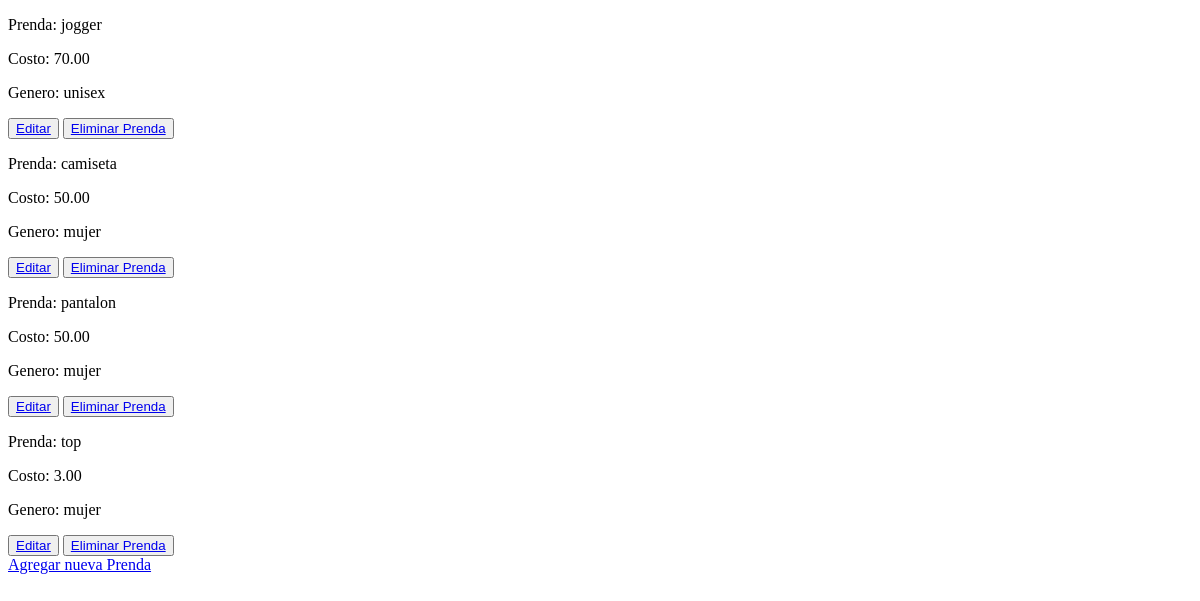
/App/zapatos/list, run on an earlier commit of the app's database.
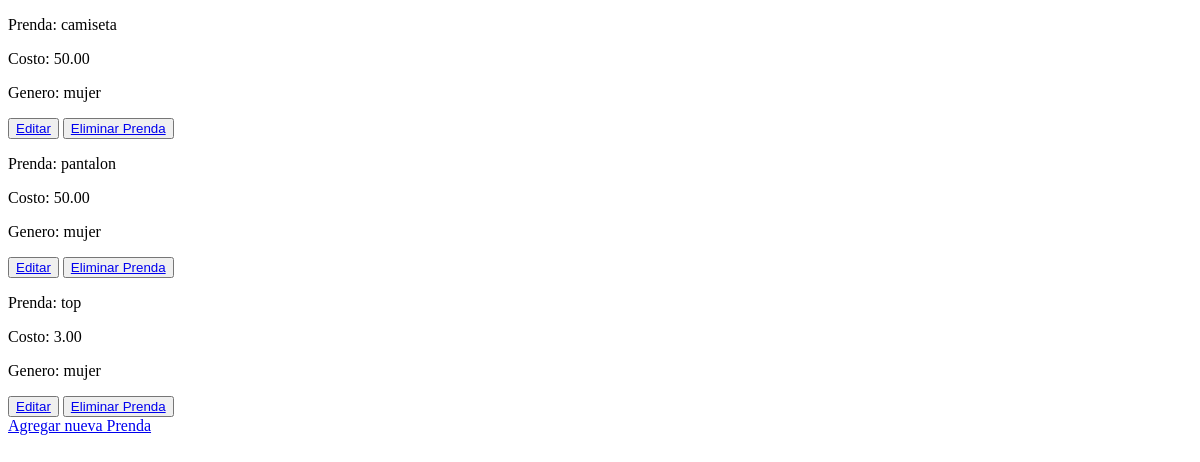
And on a later commit of the database.
### App1/models.py (models this page shows, shortened)
class Prenda(models.Model):
    tipo = models.CharField(max_length=20)
    costo = models.DecimalField(max_digits=10, decimal_places=2, default=50.25)
    genero = models.CharField(max_length=10)
    imagen_url = models.URLField(blank=True, null=True)  # Campo para la URL de la imagen

### App1/views.py (the view)
# urls.py: path("zapatos/list", leerPrendas, name='RopaLeer'),
def leerPrendas(request):
    prendas = Prenda.objects.all()
    contexto = {"ropa": prendas}
    return render(request, "App1/leerPrendas.html", contexto)

### App1/templates/App1/leerPrendas.html (shortened to what this page needs)
<!DOCTYPE html>
<html lang="en">
<head>
</head>
<body>
    {% for preda in ropa%}
    <p>Prenda: {{preda.tipo}}</p>
    <p>Costo: {{preda.costo}}</p>
    <p>Genero: {{preda.genero}}</p>
    <button>
        <a href="{% url 'PrendaEditar' preda.tipo %}">Editar</a>
    </button>
    <button>
        <a href="{% url 'PrendaEliminar' preda.tipo %}">Eliminar Prenda</a>
    </button>
    <br>
    {% endfor%}
    <a href="{% url 'RopaCrear'%}">Agregar nueva Prenda</a>
</body>
</html>

What changed in the data, as far as the page shows it:
removed Prenda: tipo "jogger", costo "70.00", genero "unisex"
